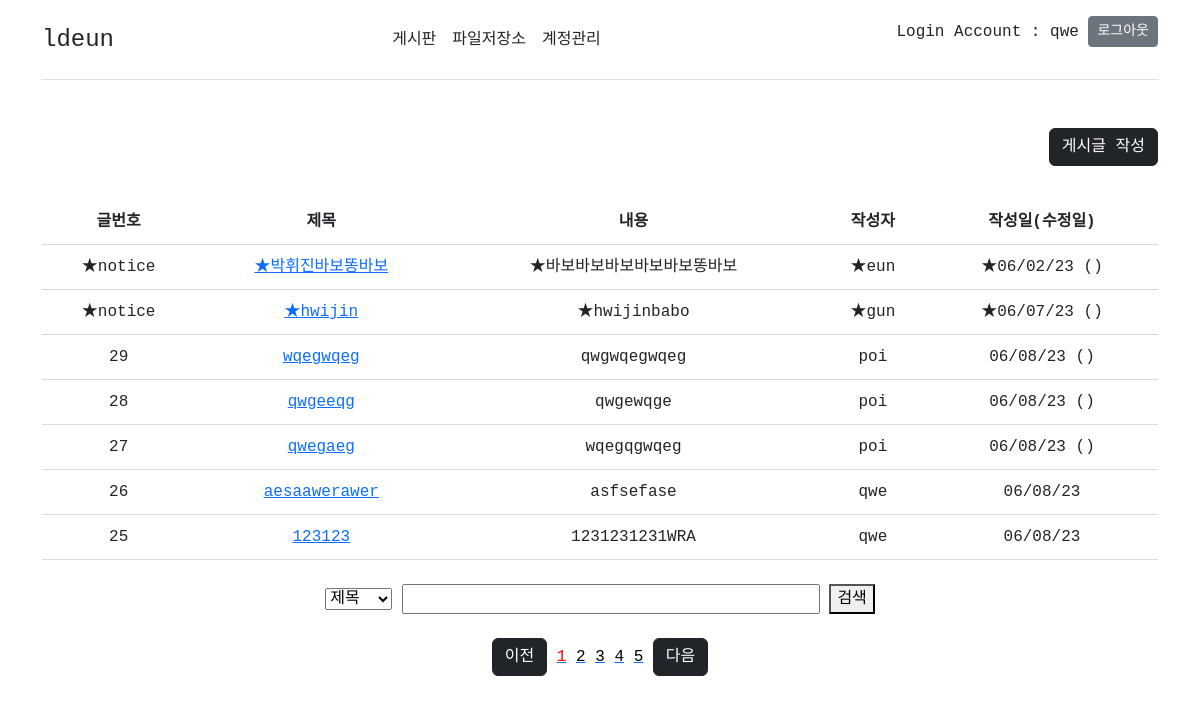
Page /board/board.php (signed in) on the committed database.
### tables this page shows
CREATE TABLE `board` (
  `num` int(11) NOT NULL AUTO_INCREMENT,
  `notice` tinyint(1) DEFAULT NULL,
  `title` varchar(100) DEFAULT NULL,
  `content` varchar(10000) DEFAULT NULL,
  `writer` varchar(100) DEFAULT NULL,
  `date` varchar(30) DEFAULT NULL,
  `redate` varchar(30) DEFAULT NULL,
  PRIMARY KEY (`num`)
);

### html/require/check_session.php (called while the page is built, shortened)
<?php
	$session_username = $_SESSION[ 'username' ];
?>

### html/board/board.php (the view, shortened to what this page needs)
<?php
        require $_SERVER['DOCUMENT_ROOT']."/require/check_session.php";
        require $_SERVER['DOCUMENT_ROOT']."/require/db_conn.php";
        require $_SERVER['DOCUMENT_ROOT']."/require/header.php";
?>
<!doctype html>
<html lang="ko">
        <head>
        </head>
        <body>
        <div class="container">
                <br>
                <a href="write.php"><button class="btn btn-dark" style="float:right;">게시글 작성</button></a>
                <br><br><br>
                <table>
                        <thead>
                                <tr>
                                        <th>글번호</th>
                                        <th>제목</th>
                                        <th>내용</th>
                                        <th>작성자</th>
                                        <th>작성일(수정일)</th>
                                </tr>
                        </thead>
                        <tbody>
                                <?php
                                        $page = isset($_GET["page"])? $_GET["page"] : 1;
                                        $sql = "SELECT * FROM board where notice ='1' order by num desc;";
                                        $result = mysqli_query( $db_conn, $sql );
                                        while( $row = mysqli_fetch_array( $result ) ) {
                                                $redate = $row[ 'redate' ];
                                                if (!is_null ($redate)) {
                                                        echo
                                                        '<tr>
                                                                <td> ★notice</td>
                                                                <td><a href="detail.php?num='. $row[ 'num' ].'&page='. $page.'">★'. $row[ 'title' ]. '</a></td>
                                                                <td>★'. $row[ 'content' ]. '</td>
                                                                <td>★'. $row[ 'writer' ]. '</td>
                                                                <td>★'. $row[ 'date' ]. ' ('. $jb_row[ 'redate' ] .')</td>
                                                        </tr>';
                                                }
                                        }
                                        $list_num = 5;
                                        $page = isset($_GET["page"])? $_GET["page"] : 1;
                                        $start = ($page - 1) * $list_num;
                                        $category = $_GET["category"];
                                        $search= $_GET["search"];
                                        if (  !is_null( $category ) ) {
                                                $db_sql = "SELECT * FROM board where $category like '%$search%' order by num desc limit $start, $list_num;";
                                                $db_count = "SELECT count(*) FROM board where $category like '%$search%';";
                                        } else{
                                                $db_sql = "SELECT * FROM board order by num desc limit $start, $list_num;";
                                                $db_count = "select count(*) from board;";
                                        }
                                        $db_num = mysqli_query( $db_conn, $db_count );
                                        $count = mysqli_fetch_array( $db_num );
                                        $num = $count[ 'count(*)' ];
                                        $cnt = $num - (($page -1) * $list_num);
                                        $db_result = mysqli_query( $db_conn, $db_sql );
                                        while( $row = mysqli_fetch_array( $db_result ) ) {
                                                $redate = $row[ 'redate' ];
                                                if (!is_null ($redate)) {
                                                        echo
                                                        '<tr>
                                                                <td>'. $cnt-- . '</td>
                                                                <td><a href="detail.php?num='. $row[ 'num' ].'&page='. $page.'">'. $row[ 'title' ]. '</a></td>
                                                                <td>'. $row[ 'content' ]. '</td>
                                                                <td>'. $row[ 'writer' ]. '</td>
                                                                <td>'. $row[ 'date' ]. ' ('. $jb_row[ 'redate' ] .')</td>
                                                        </tr>';
                                                } else {
                                                        echo
                                                        '<tr>
                                                                <td>'. $cnt-- . '</td>
                                                                <td><a href="detail.php?num='. $row[ 'num' ].'&page='. $page.'">'. $row[ 'title' ]. '</a></td>
                                                                <td>'. $row[ 'content' ]. '</td>
                                                                <td>'. $row[ 'writer' ]. '</td>
                                                                <td>'. $row[ 'date' ]. '</td>
                                                        </tr>';
                                                }
                                        }
                                ?>
                        </tbody>
                </table>
                <br>
                <div style="text-align:center;">
                        <form action="board.php" method="get">
                                <select name="category">
                                        <option value="title">제목</option>
                                </select>
                                <input type="text" name="search" size="40" required="required"/> <button>검색</button>
                        </form>
                </div>
                <br>
                <p class="pager"  style="float:center;text-align:center;">
                        <?php
                                $page_num = 5;
                                $total_page = ceil($num / $list_num);
                                $now_block = ceil($page / $page_num);
                                $s_pageNum = ($now_block - 1) * $page_num + 1;
                                $e_pageNum = $now_block * $page_num;
                                if ( !is_null($category)) {
                                        if($s_pageNum <= 1){
                         ?>
                                                <a href="board.php?category=<?php echo $category; ?>&search=<?php echo $search; ?>&page=1"><button class="btn btn-dark">이전</button></a>
                                        <?php
                                        } else{
                                        ?>
                                                <a href="board.php?category=<?php echo $category; ?>&search=<?php echo $search; ?>&page=<?php echo (s_pageNum-1); ?>">
                                                        <button class="btn btn-dark">이전</button>
                                                </a>
                                        <?php
                                        }
                                        for($print_page = $s_pageNum; $print_page <= $e_pageNum; $print_page++){
                                                if ($print_page == $page) {
                                        ?>
                                                        <a href="board.php?category=<?php echo $category; ?>&search=<?php echo $search; ?>&page=<?php echo $print_page; ?>">
                                                                <span style='color:red;'><?php echo $print_page; ?></span>
                                                        </a>
                                                <?php
                                                }else {
                                                ?>
                                                        <a href="board.php?category=<?php echo $category; ?>&search=<?php echo $search; ?>&page=<?php echo $print_page; ?>">
                                                                <span style='color:black;'><?php echo $print_page; ?></span>
                                                        </a>
                                                <?php
                                                }
                                                ?>
                                        <?php
                                        }
                                        if($e_pageNum >= $total_page){
                                        ?>
                                                <a href="board.php?category=<?php echo $category; ?>&search=<?php echo $search; ?>&page=<?php echo $total_page; ?>">
                                                        <button class="btn btn-dark">다음</button>
                                                </a>
                                        <?php
                                        } else{
                                        ?>
                                                <a href="board.php?category=<?php echo $category; ?>&search=<?php echo $search; ?>&page=<?php echo $total_page; ?>">
                                                        <button class="btn btn-dark">다음</button>
                                                </a>
                                        <?php
                                        }
                                } else {
                                        if($s_pageNum <= 1){
                                        ?>
                                                <a href="board.php?page=1"><button class="btn btn-dark">이전</button></a>
                                        <?php
                                        } else{
                                        ?>
                                                <a href="board.php?page=<?php echo ($s_pageNum-1); ?>"><button class="btn btn-dark">이전</button></a>
                                        <?php
                                        }
                                        for($print_page = $s_pageNum; $print_page <= $e_pageNum; $print_page++){
                                                if ($print_page == $page) {
                                        ?>
                                                        <a href="board.php?page=<?php echo $print_page; ?>"><span style='color:red;'><?php echo $print_page; ?></span></a>
                                                <?php
                                                }else {
                                                ?>
                                                        <a href="board.php?page=<?php echo $print_page; ?>"><span style='color:black;'><?php echo $print_page; ?></span></a>
                                                <?php
                                                }
                                        }
                                        if($e_pageNum >= $total_page){
                                        ?>
                                                <a href="board.php?page=<?php echo $total_page; ?>"><button class="btn btn-dark">다음</button></a>
                                        <?php
                                        } else{
                                        ?>
                                                <a href="board.php?page=<?php echo ($e_pageNum+1); ?>"><button class="btn btn-dark">다음</button></a>
                                        <?php
                                        }
                                }
                                        ?>
                </p>
        </div>
        </body>
</html>

### html/require/header.php (shortened to what this page needs)
<!doctype html>
<html lang="ko">
	<head>
		<link href="https://cdn.jsdelivr.net/npm/bootstrap@5.2.3/dist/css/bootstrap.min.css" rel="stylesheet">
	</head>
	<body>
		<div class="container">
			<header class="d-flex flex-wrap align-items-center justify-content-center justify-content-md-between py-3 mb-4 border-bottom">
				<a href="board.php" class="d-flex align-items-center mb-3 mb-md-0 me-md-auto text-dark text-decoration-none">
					<span class="fs-4">ldeun</span>
				</a>
				<ul class="nav col-12 col-lg-auto me-lg-auto mb-2 justify-content-center mb-md-0">
					<li><a href="board.php" class="nav-link px-2 link-dark">게시판</a></li>
					<li><a href="upload.php" class="nav-link px-2 link-dark">파일저장소</a></li>
					<li><a href="#" class="nav-link px-2 link-dark">계정관리</a></li>
				</ul>
				<div class="col-md-3 text-end">
					<p>
						Login Account : <?php echo $session_username; ?>
						<a href="/member/logout.php" ><button class="btn btn-sm btn-secondary">로그아웃</button></a>
					</p>
				</div>
			</header>
		</div>
	</body>
</html>

### html/require/header.php (style rules this page uses)
body { font-family: Consolas, monospace; font-family: 12px; }
div { text-align:right; }
table { width: 100%; }
th, td { padding: 10px; text-align: center; border-bottom: 1px solid #dadada; }

### rows in the picture
board: title "박휘진바보똥바보", content "바보바보바보바보바보똥바보", writer "eun", date "06/02/23"
board: title "hwijin", content "hwijinbabo", writer "gun", date "06/07/23"
board: title "wqegwqeg", content "qwgwqegwqeg", writer "poi", date "06/08/23"
board: title "qwgeeqg", content "qwgewqge", writer "poi", date "06/08/23"
board: title "qwegaeg", content "wqegqgwqeg", writer "poi", date "06/08/23"
board: title "aesaawerawer", content "asfsefase", writer "qwe", date "06/08/23"
board: title "123123", content "1231231231WRA", writer "qwe", date "06/08/23"

### other values in the picture
$session_username "qwe"
